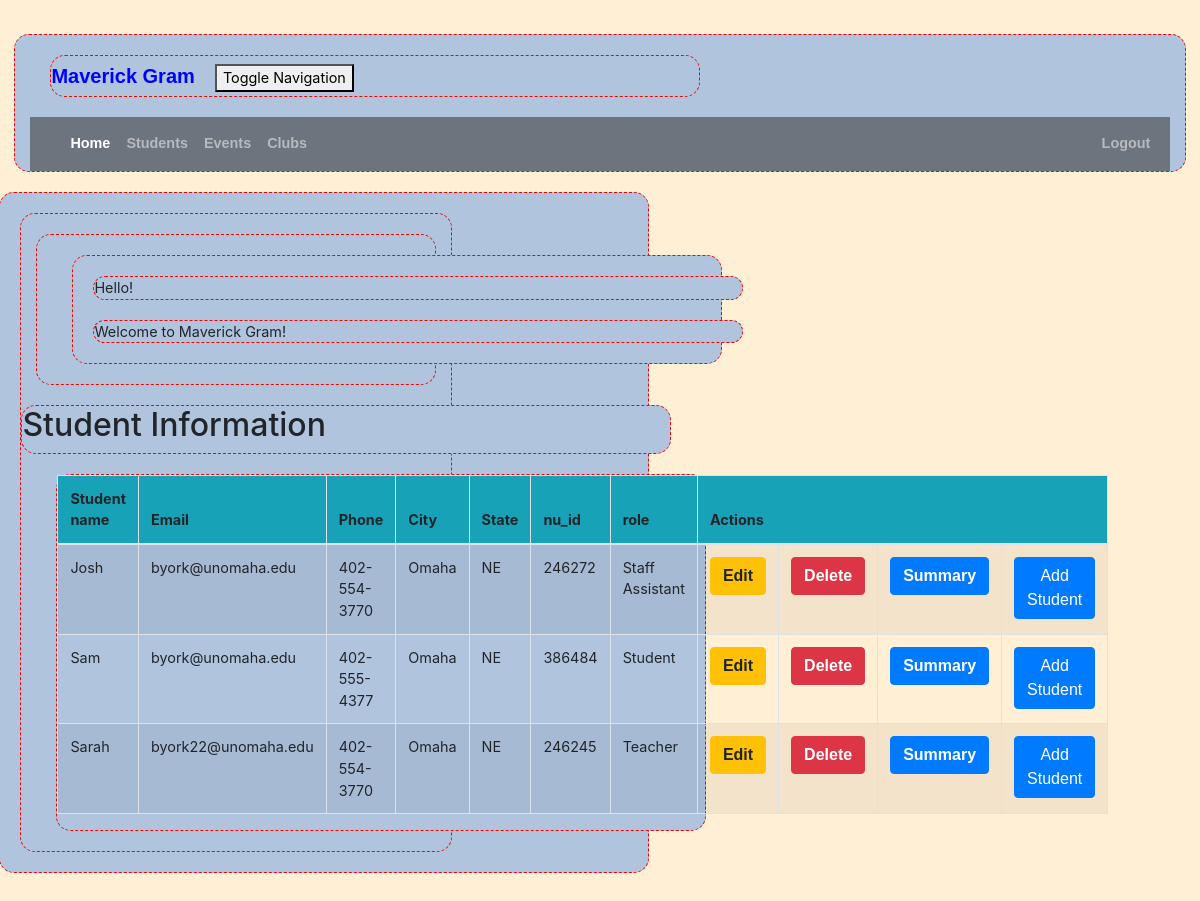
Page /student_list (signed in) on the committed database.
### crm/models.py (models this page shows, shortened)
class Student(models.Model):
    student_name = models.CharField(max_length=50)
    email = models.EmailField(max_length=100)
    phone = models.CharField(max_length=20)
    city = models.CharField(max_length=50)
    state = models.CharField(max_length=50)
    nu_id = models.CharField(max_length=100)
    role = models.CharField(max_length=100)

### crm/views.py (the view)
# urls.py: path('student_list', views.student_list, name='student_list'),
@login_required
def student_list(request):
    student = Student.objects.filter()
    return render(request, 'crm/student_list.html',
                  {'students': student})

### crm/templates/crm/student_list.html (shortened to what this page needs)
<!DOCTYPE html>
<html lang="en">
{% extends 'crm/base.html' %}
{% block content %}
    <html>
    <head>
    </head>
    <body class="bodylist">
    <div class="container">
        <div class="panel panel-primary">
            <div class="panel-heading">Hello!</div>
            <div class="panel-body">
                Welcome to Maverick Gram!
            </div>
        </div>
    </div>
    <div class="row">
        <h2>Student Information</h2>
    </div>
    <div>
        <table class="table table-striped table-bordered table-hover w-auto">
            <thead>
            <tr class="bg-info">
                <th>Student name</th>
                <th>Email</th>
                <th>Phone</th>
                <th>City</th>
                <th>State</th>
                <th>nu_id</th>
                <th>role</th>
                <th colspan="4">Actions</th>
            </tr>
            </thead>
            <tbody>
            {% for student in students %}
                <tr>
                    <td>{{ student.student_name }}</td>
                    <td>{{ student.email }}</td>
                    <td>{{ student.phone }}</td>
                    <td>{{ student.city }}</td>
                    <td>{{ student.state }}</td>
                    <td>{{ student.nu_id }}</td>
                    <td>{{ student.role }}</td>
                    <td><a href="{% url 'crm:student_edit' pk=student.pk %}"
                           class="btn btn-warning">Edit</a></td>
                    <td><a href="{% url 'crm:student_delete' pk=student.pk %}"
                           onclick="return confirm('Are you sure you want to delete?')"
                           class="btn btn-danger">Delete</a>
                    </td>
                    <td><a href=""
                           class="btn btn-primary">Summary</a>
                    </td>
                    <td>
                        <a href="http://127.0.0.1:8000/admin/crm/student/add/"><span class="btn btn-primary">Add Student</span></a>
                    </td>
                </tr>
            {% endfor %}
            </tbody>
        </table>
    </div>
    </body>
    </html>
{% endblock %}

### crm/templates/crm/base.html (shortened to what this page needs)
<!DOCTYPE html>
{% load static %}
<html lang="en">
<link rel="stylesheet" href="https://cdn.jsdelivr.net/npm/bootstrap@4.6.1/dist/css/bootstrap.min.css">
<link rel="stylesheet" href="{% static "css/portfolio.css" %}">
<div class="container-fluid">
    <div class="navbar-header">
        <a class="navbar-brand" href="">
            Maverick Gram
        </a>
        <button type="button" class="navbar-toggle" data-toggle="collapse"
                data-target="#myNavbar" aria-controls="myNavbar">
            Toggle Navigation
        </button>
    </div>
    <nav class="navbar navbar-expand-md bg-secondary navbar-dark" id="myNavbar">
        <ul class="navbar-nav mr-auto">
            <li class="nav-item active">
                <a class="nav-link" href="{% url 'crm:home' %}">Home</a>
            </li>
            <li class="nav-item">
                <a class="nav-link" href="{% url 'crm:student_list' %}">Students</a>
            </li>
            <li class="nav-item">
                <a class="nav-link" href="{% url 'crm:event_list' %}">Events</a>
            </li>
            <li class="nav-item">
                <a class="nav-link" href="{% url 'crm:club_list' %}">Clubs</a>
            </li>
        </ul>
        <ul class="nav navbar-nav ml-auto">
            {% if user.is_authenticated %}
                <li><a class="nav-link" href="{% url 'logout' %}">Logout</a>
                </li>
            {% else %}
                <li><a class="nav-link" href="{% url 'login' %}"><span class="glyphicon glyphicon-log-in"></span>Login</a>
                </li>
            {% endif %}
        </ul>
    </nav>
</div>
<body id="app-layout">
<div class="row">
    <div class="col-md-8">
        {% block content %}
        {% endblock %}
    </div>
</div>
</body>
</html>

### crm/static/css/portfolio.css (style rules this page uses)
body { font-size: 90%; border: 0px; margin: 0px; padding: 1em; background-color: #FFEFD5; }
ul { list-style-type: none; margin: 0; padding: 0; width: 60px; }
li a { display: block; }
div { border: thin dashed red; border-radius: 15px; background-color: #B0C4DE; width: 650px; margin: 20px; }
a { font-family: 'arial',sans-serif; color: blue; text-decoration: none; }
a:link { font-weight: bold; }

### rows in the picture
Student: student_name "Josh", email "byork@unomaha.edu", phone "402-554-3770", city "Omaha", state "NE", nu_id "246272", role "Staff Assistant"
Student: student_name "Sam", email "byork@unomaha.edu", phone "402-555-4377", city "Omaha", state "NE", nu_id "386484", role "Student"
Student: student_name "Sarah", email "byork22@unomaha.edu", phone "402-554-3770", city "Omaha", state "NE", nu_id "246245", role "Teacher"
